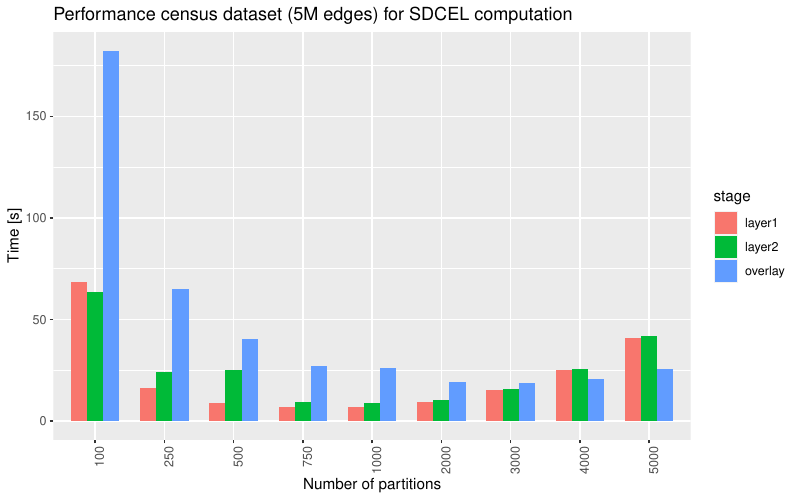

Generate this figure with R:
library(tidyverse)
setwd("~/RIDIR/Data/4S/S4")

data0 = enframe(read_lines("perf5M.txt"), value="line")

data1 = data0 %>%
  filter(str_detect(line, 'TIME')) 

fields = c("ts","start","appId","time","tag","stage","partitions")
data2 = data1 %>% 
  separate(sep = "\\|", col = "line", into = fields, extra = "drop") %>%
  filter(stage == "layer1" | stage == "layer2" | stage == "overlay") %>%
  select(time, stage, partitions, appId) %>%
  mutate(time = as.numeric(time) / 1000.0) %>%
  mutate(partitions = fct_relevel(partitions, "500", "750", "1000", "2000", "3000", "4000", "5000")) %>%
  add_column(size = "5M")

data3 = data2 %>%
  group_by(partitions, stage, size) %>% summarise(time = mean(time)) 

write_tsv(data3, "perf5M.tsv")

p = ggplot(data3, aes(x = partitions, y = time, fill = stage)) + 
  geom_col(width = 0.7, position="dodge") + 
  theme(axis.text.x = element_text(angle = 90, hjust = 1)) +
  labs(x="Number of partitions", y="Time [s]", title=paste0("Performance census dataset (5M edges) for SDCEL computation"))
plot(p)

ggsave(paste0("perf5M.pdf"), width = 8, height = 5)